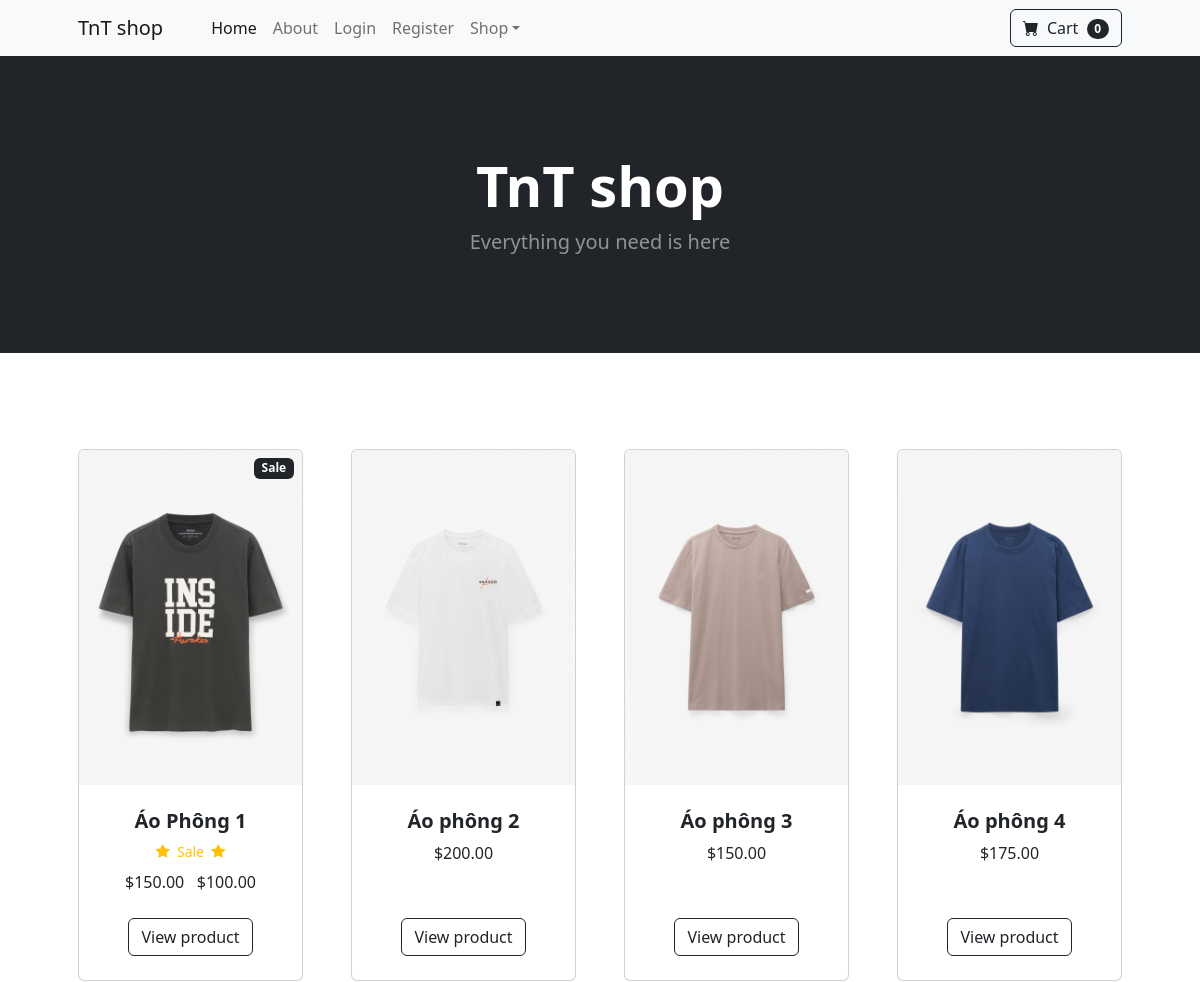
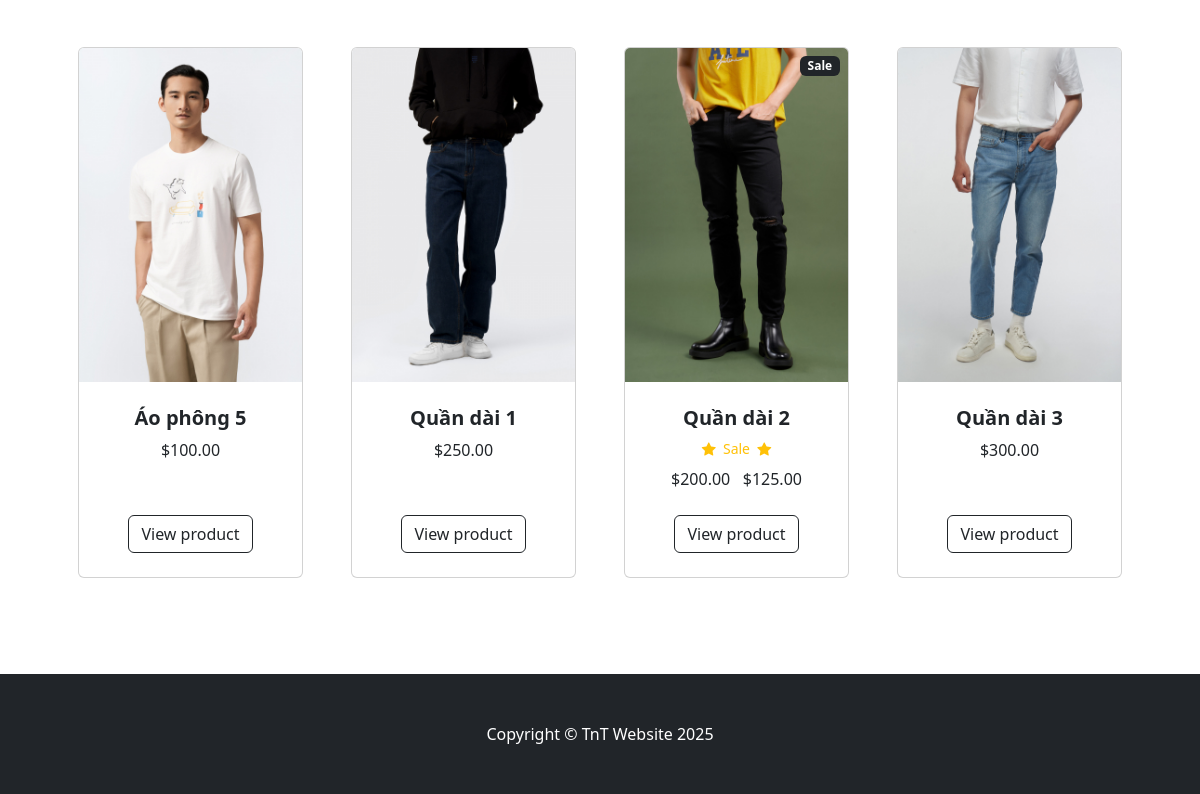
The page / on the database its author committed (2 pictures, top to bottom).
### store/models.py (models this page shows, shortened)
class Product(models.Model):
    name = models.CharField(max_length=100)
    price = models.DecimalField(default=0, decimal_places=2, max_digits=6)
    category = models.ForeignKey(Category, on_delete=models.CASCADE, default=1)
    description = models.CharField(max_length=250, default='', blank=True, null=True)
    image = models.ImageField(upload_to='uploads/product/')
    is_sale = models.BooleanField(default=False)
    sale_price = models.DecimalField(default=0, decimal_places=2, max_digits=6)

### store/views.py (the view)
# urls.py: path('', views.home, name='home'),
def home(request):
    products = Product.objects.all()
    return render(request, 'home.html', {'products':products})

### store/templates/home.html
{% extends 'base.html' %}
{% load static %}
{% block content %}
        <header class="bg-dark py-5">
            <div class="container px-4 px-lg-5 my-5">
                <div class="text-center text-white">
                    <h1 class="display-4 fw-bolder">TnT shop</h1>
                    <p class="lead fw-normal text-white-50 mb-0">Everything you need is here</p>
                </div>
            </div>
        </header>
        <section class="py-5">
            <div class="container px-4 px-lg-5 mt-5">
                <div class="row gx-4 gx-lg-5 row-cols-2 row-cols-md-3 row-cols-xl-4 justify-content-center">
                    {% for product in products %}
                        {% if product.is_sale %}
                        <div class="col mb-5">
                            <div class="card h-100">
                                 <div class="badge bg-dark text-white position-absolute" style="top: 0.5rem; right: 0.5rem">Sale</div>
                                <a href="{% url 'product' product.id %}"><img class="card-img-top" src="{{ product.image.url }}" alt="..." /></a>
                                <div class="card-body p-4">
                                    <div class="text-center">
                                        <h5 class="fw-bolder">{{ product.name }}</h5>
                                         <div class="d-flex justify-content-center small text-warning mb-2">
                                            <div class="bi-star-fill"></div>
                                            &nbsp;&nbsp;Sale&nbsp;&nbsp;
                                            <div class="bi-star-fill"></div>
                                         </div>
                                        <strink>
                                            ${{ product.price }}
                                        </strink>
                                        &nbsp;
                                        ${{ product.sale_price }}
                                    </div>
                                </div>
                                <div class="card-footer p-4 pt-0 border-top-0 bg-transparent">
                                    <div class="text-center"><a class="btn btn-outline-dark mt-auto" href="{% url 'product' product.id %}">View product</a></div>
                                </div>
                            </div>
                        </div>
                        {% else %}
                        <div class="col mb-5">
                            <div class="card h-100">
                                <a href="{% url 'product' product.id %}"><img class="card-img-top" src="{{ product.image.url }}" alt="..." /></a>
                                <div class="card-body p-4">
                                    <div class="text-center">
                                        <h5 class="fw-bolder">{{ product.name }}</h5>
                                        ${{ product.price }}
                                    </div>
                                </div>
                                <div class="card-footer p-4 pt-0 border-top-0 bg-transparent">
                                    <div class="text-center"><a class="btn btn-outline-dark mt-auto" href="{% url 'product' product.id %}">View product</a></div>
                                </div>
                            </div>
                        </div>
                        {% endif %}
                    {% endfor %}
                </div>
            </div>
        </section>
{% endblock %}

### rows shown on the page
Product: image (picture), name "Áo Phông 1", price "150.00", sale_price "100.00"
Product: image (picture), name "Áo phông 2", price "200.00"
Product: image (picture), name "Áo phông 3", price "150.00"
Product: image (picture), name "Áo phông 4", price "175.00"
Product: image (picture), name "Áo phông 5", price "100.00"
Product: image (picture), name "Quần dài 1", price "250.00"
Product: image (picture), name "Quần dài 2", price "200.00", sale_price "125.00"
Product: image (picture), name "Quần dài 3", price "300.00"
